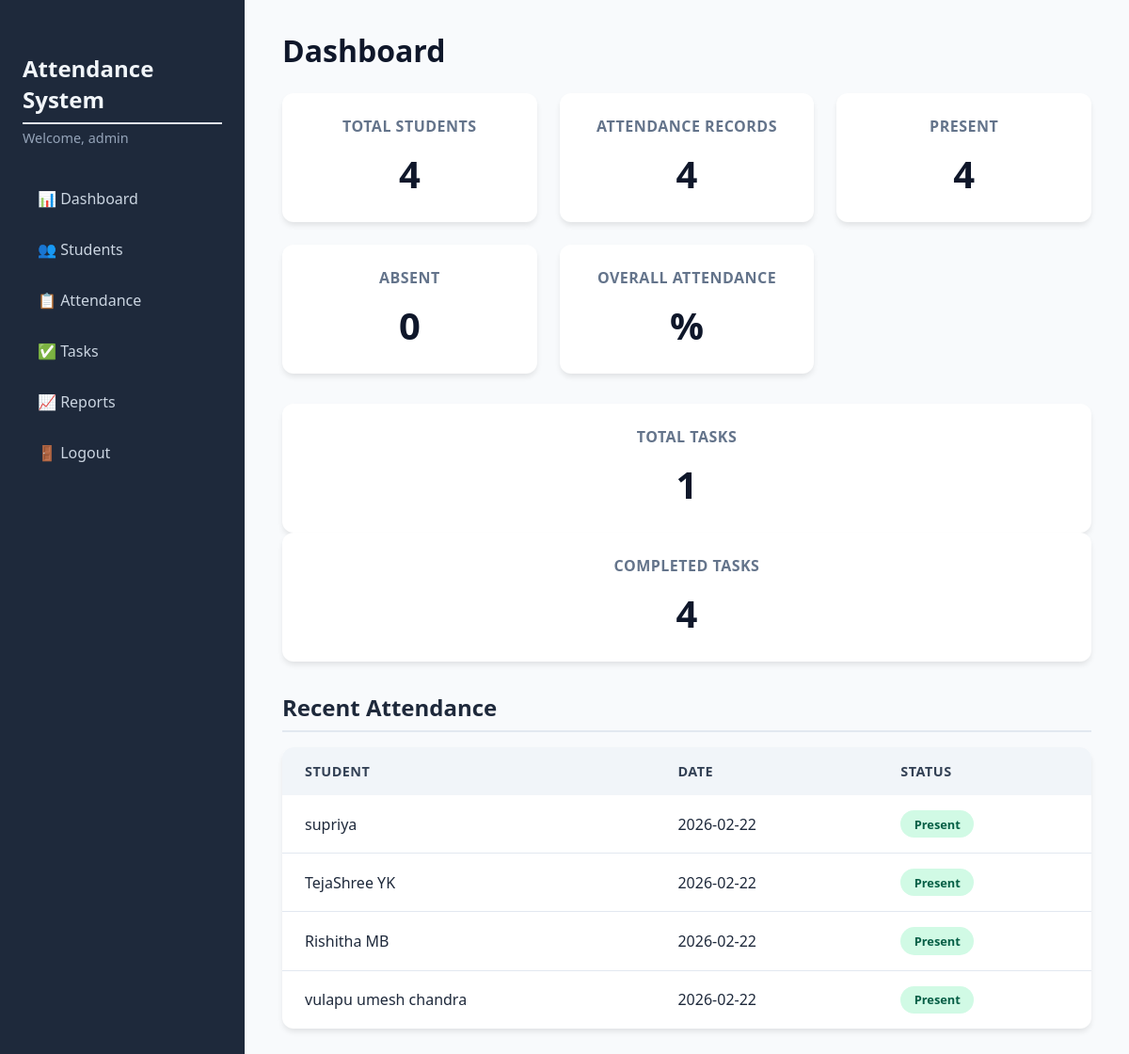
Screenshot of /dashboard (signed in) with the database file from the repository.
### tables this page shows
CREATE TABLE attendance (
                id INTEGER PRIMARY KEY AUTOINCREMENT,
                student_id INTEGER NOT NULL,
                date TEXT NOT NULL,
                status TEXT CHECK(status IN ('Present','Absent')) NOT NULL,
                FOREIGN KEY (student_id) REFERENCES students (id) ON DELETE CASCADE,
                UNIQUE(student_id, date)
            );

CREATE TABLE students (
                id INTEGER PRIMARY KEY AUTOINCREMENT,
                usn TEXT UNIQUE NOT NULL,
                name TEXT NOT NULL,
                email TEXT UNIQUE NOT NULL,
                phone TEXT,
                class TEXT NOT NULL,
                department TEXT NOT NULL
            );

### app.py (the view)
@app.route('/dashboard')
@login_required
def dashboard():
    db = get_db()
    total_students = db.execute("SELECT COUNT(*) FROM students").fetchone()[0]
    total_attendance = db.execute("SELECT COUNT(*) FROM attendance").fetchone()[0]
    present_count = db.execute(
        "SELECT COUNT(*) FROM attendance WHERE status = 'Present'"
    ).fetchone()[0]
    absent_count = total_attendance - present_count
    total_tasks = db.execute("SELECT COUNT(*) FROM tasks").fetchone()[0]
    completed_tasks = db.execute(
        "SELECT COUNT(*) FROM student_tasks WHERE status = 'Completed'"
    ).fetchone()[0]
    recent = db.execute('''
        SELECT s.name, s.class, s.department, a.date, a.status
        FROM attendance a
        JOIN students s ON a.student_id = s.id
        ORDER BY a.date DESC, a.id DESC
        LIMIT 5
    ''').fetchall()
    return render_template('dashboard.html',
                           total_students=total_students,
                           total_attendance=total_attendance,
                           present_count=present_count,
                           absent_count=absent_count,
                           total_tasks=total_tasks,
                           completed_tasks=completed_tasks,
                           recent=recent)

### app.py (called while the page is built)
def get_db():
    db = getattr(g, '_database', None)
    if db is None:
        db = g._database = sqlite3.connect(DATABASE)
        db.row_factory = sqlite3.Row
    return db

@app.teardown_appcontext
def close_connection(exception):
    db = getattr(g, '_database', None)
    if db is not None:
        db.close()

def login_required(f):
    @wraps(f)
    def decorated_function(*args, **kwargs):
        if 'admin_id' not in session:
            flash('Please log in to access this page.', 'warning')
            return redirect(url_for('login'))
        return f(*args, **kwargs)
    return decorated_function

### templates/dashboard.html (shortened to what this page needs)
{% extends "base.html" %}
{% block content %}
<h1>Dashboard</h1>
<div class="cards">
    <div class="card">
        <h3>Total Students</h3>
        <p class="card-value">{{ total_students }}</p>
    </div>
    <div class="card">
        <h3>Attendance Records</h3>
        <p class="card-value">{{ total_attendance }}</p>
    </div>
    <div class="card">
        <h3>Present</h3>
        <p class="card-value">{{ present_count }}</p>
    </div>
    <div class="card">
        <h3>Absent</h3>
        <p class="card-value">{{ absent_count }}</p>
    </div>
    <div class="card">
        <h3>Overall Attendance</h3>
        <p class="card-value">{{ overall_percent }}%</p>
    </div>
</div>
<div class="card">
    <h3>Total Tasks</h3>
    <p class="card-value">{{ total_tasks }}</p>
</div>
<div class="card">
    <h3>Completed Tasks</h3>
    <p class="card-value">{{ completed_tasks }}</p>
</div>
<div class="recent-section">
    <h2>Recent Attendance</h2>
    <table class="table">
        <thead>
            <tr>
                <th>Student</th>
                <th>Date</th>
                <th>Status</th>
            </tr>
        </thead>
        <tbody>
            {% for row in recent %}
            <tr>
                <td>{{ row.name }}</td>
                <td>{{ row.date }}</td>
                <td><span class="badge {{ 'badge-present' if row.status == 'Present' else 'badge-absent' }}">{{
                        row.status }}</span></td>
            </tr>
            {% else %}
            <tr>
                <td colspan="3">No recent attendance.</td>
            </tr>
            {% endfor %}
        </tbody>
    </table>
</div>
{% endblock %}

### templates/base.html (shortened to what this page needs)
<!DOCTYPE html>
<html lang="en">
<head>
    <link rel="stylesheet" href="{{ url_for('static', filename='css/style.css') }}">
</head>
<body>
    <div class="container">
        {% if session.admin_id %}
        <nav class="sidebar">
            <div class="sidebar-header">
                <h2>Attendance System</h2>
                <p>Welcome, {{ session.admin_username }}</p>
            </div>
            <ul class="nav">
                <li><a href="{{ url_for('dashboard') }}">📊 Dashboard</a></li>
                <li><a href="{{ url_for('students') }}">👥 Students</a></li>
                <li><a href="{{ url_for('attendance') }}">📋 Attendance</a></li>
                <li><a href="{{ url_for('tasks') }}">✅ Tasks</a></li>
                <li><a href="{{ url_for('reports') }}">📈 Reports</a></li>
                <li><a href="{{ url_for('logout') }}">🚪 Logout</a></li>
            </ul>
        </nav>
        {% endif %}
        <main class="content">
            {% block content %}{% endblock %}
        </main>
    </div>
</body>
</html>

### static/css/style.css (style rules this page uses)
* { margin: 0; padding: 0; box-sizing: border-box; font-family: 'Segoe UI', Tahoma, Geneva, Verdana, sans-serif; }
body { background: #f4f7fc; }
.container { display: flex; min-height: 100vh; }
.sidebar { width: 260px; background: #1e293b; color: #fff; padding: 1.5rem; box-shadow: 2px 0 10px rgba(0,0,0,0.1); }
.sidebar-header h2 { font-size: 1.5rem; margin-bottom: 0.3rem; color: #f1f5f9; }
.sidebar-header p { font-size: 0.9rem; color: #94a3b8; margin-bottom: 2rem; word-break: break-word; }
.nav { list-style: none; }
.nav li { margin-bottom: 0.5rem; }
.nav a { display: block; padding: 0.75rem 1rem; color: #cbd5e1; text-decoration: none; border-radius: 8px; transition: all 0.2s; font-size: 1rem; }
.content { flex: 1; padding: 2rem 2.5rem; background: #f8fafc; }
h1 { font-size: 2rem; margin-bottom: 1.5rem; color: #0f172a; font-weight: 600; }
h2 { font-size: 1.5rem; margin: 2rem 0 1rem; color: #1e293b; border-bottom: 2px solid #e2e8f0; padding-bottom: 0.5rem; }
.cards { display: grid; grid-template-columns: repeat(auto-fit, minmax(200px, 1fr)); gap: 1.5rem; margin-bottom: 2rem; }
.card { background: white; padding: 1.5rem; border-radius: 12px; box-shadow: 0 4px 6px -1px rgba(0,0,0,0.1); text-align: center; transition: transform 0.2s; }
.card h3 { font-size: 1rem; color: #64748b; text-transform: uppercase; letter-spacing: 0.5px; margin-bottom: 0.75rem; }
.card-value { font-size: 2.5rem; font-weight: 700; color: #0f172a; }
.table { width: 100%; background: white; border-radius: 12px; overflow: hidden; box-shadow: 0 4px 6px -1px rgba(0,0,0,0.1); border-collapse: collapse; }
.table thead { background: #f1f5f9; }
.table th { text-align: left; padding: 1rem 1.5rem; font-weight: 600; color: #334155; font-size: 0.9rem; text-transform: uppercase; letter-spacing: 0.5px; }
.table td { padding: 1rem 1.5rem; border-bottom: 1px solid #e2e8f0; color: #1e293b; }
.table tbody tr:last-child td { border-bottom: none; }
.badge { display: inline-block; padding: 0.35rem 0.9rem; border-radius: 20px; font-size: 0.8rem; font-weight: 600; text-align: center; }
.badge-present { background: #d1fae5; color: #065f46; }

### rows the page displays
attendance: name "supriya", date "2026-02-22", status "Present"
attendance: name "TejaShree YK", date "2026-02-22", status "Present"
attendance: name "Rishitha MB", date "2026-02-22", status "Present"
attendance: name "vulapu umesh chandra", date "2026-02-22", status "Present"

### other values shown
{{ session.admin_username }} "admin"
{{ total_students }} "4"
{{ total_attendance }} "4"
{{ present_count }} "4"
{{ absent_count }} "0"
{{ total_tasks }} "1"
{{ completed_tasks }} "4"
